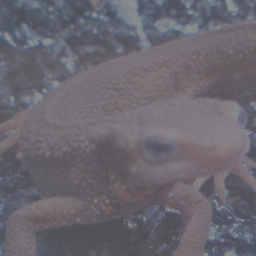
#> input picture questions/dataset/images/imori_256x256_dark.png, 256 x 256 px, found by its file name
$ python hist.py
#> lines starting #> are read from the running program, lines starting #| are printed output that depends on the picture; after the words box and inside, x2 and y2 are one past the last pixel; in counts of white or black regions, pixels touching at a corner belong together
#> further down, img_orig is the input picture: shape (256, 256, 3); mean B, G, R 111.3, 103.1, 106.1
import numpy as np
import cv2
import matplotlib.pyplot as plt

def makeHisto(img, hist_size, hist_min, hist_max):
#> called with hist_size = 256, hist_min = 0, hist_max = 256
    h = img.shape[0]
#> h = 256

    # チャンネルを一つにまとめる
    img = img.ravel()

    # 画素数を数える
    hist = cv2.calcHist([img], [0], None, [hist_size], [hist_min, hist_max])
#> hist = 256 values, max 2124 at index 93, min 0 at index 0, mean 256

    # 正規化
    hist = cv2.normalize(hist, None, 0.0, 1.0, cv2.NORM_MINMAX)
#> hist = 256 values, max 1 at index 93, min 0 at index 0, mean 0.121

    # 出力画像の生成
    out = np.zeros((h, hist_size+20, 3), np.uint8)
    out += 255

    # 背景をグレーに描画
    out = cv2.rectangle(out, (10, 10), (hist_size+10, h-10), (240, 240, 240), -1)

    # ヒストグラムを描画
    for i in range(hist_size):
        # Fill
        out = cv2.line(out, (10+i, h-10), (10+i, int(h-10-hist[i]*(h-20))), (0, 0, 0), 1, 8, 0)
        # 10ごとにラインを引く
        if i%10 == 0:
            out = cv2.line(out, (10+i, h-10), (10+i, 10), (170, 170, 170), 1, 8, 0)
        # 50ごとにラインを引く
        if i%50 == 0:
            out = cv2.line(out, (10+i, h-10), (10+i, 10), (100, 100, 100), 1, 8, 0)
#> this loop made 256 passes
#> pass 1, in makeHisto, `out = cv2.line(out, (10+i, h-10), (10+i, int(h-10-hist[i]*(h-20))), (0..`:
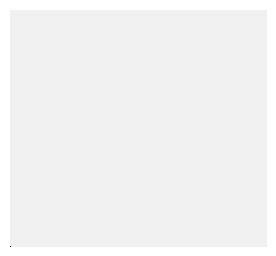
#> out: shape (256, 276, 3); min 0, max 255, mean 242.1
#> pass 1, in makeHisto, `out = cv2.line(out, (10+i, h-10), (10+i, 10), (170, 170, 170), 1, 8, 0)`:
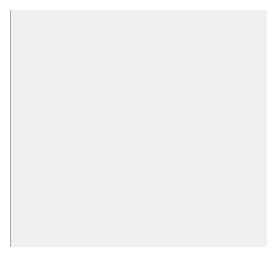
#> out: shape (256, 276, 3); 0.34% of pixels changed, all inside (x1, y1, x2, y2) = (10, 10, 11, 247)
#> pass 1, in makeHisto, `out = cv2.line(out, (10+i, h-10), (10+i, 10), (100, 100, 100), 1, 8, 0)`:
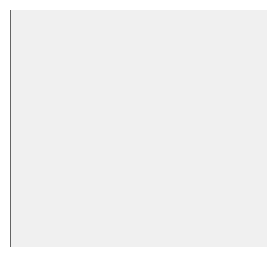
#> out: shape (256, 276, 3); 0.34% of pixels changed, all inside (x1, y1, x2, y2) = (10, 10, 11, 247)
#> after the loop:
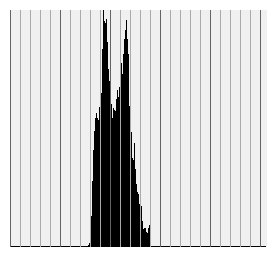
#> out: shape (256, 276, 3); min 0, max 255, mean 211.2
    return out

if __name__ == '__main__':
    img_orig = cv2.imread('questions/dataset/images/imori_256x256_dark.png')
    img_orig = cv2.cvtColor(img_orig, cv2.COLOR_BGR2GRAY)
    img_result = makeHisto(img_orig, 256, 0, 256)
    cv2.imshow('python_origin', img_orig)
    cv2.imshow('python_result', img_result)
    cv2.moveWindow('python_result', img_orig.shape[1], 0)
    cv2.waitKey(0)
